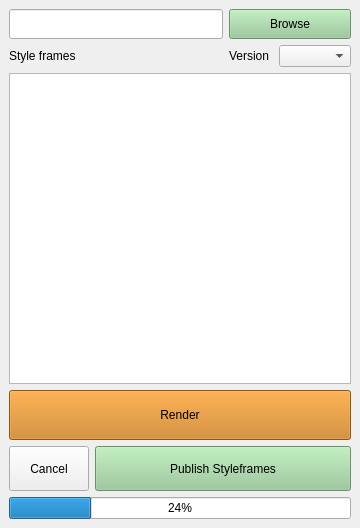
<?xml version="1.0" encoding="UTF-8"?>
<ui version="4.0">
 <class>styleFrameBuddyGUI</class>
 <widget class="QMainWindow" name="styleFrameBuddyGUI">
  <property name="enabled">
   <bool>true</bool>
  </property>
  <property name="geometry">
   <rect>
    <x>0</x>
    <y>0</y>
    <width>360</width>
    <height>528</height>
   </rect>
  </property>
  <property name="windowTitle">
   <string>MainWindow</string>
  </property>
  <property name="styleSheet">
   <string notr="true"/>
  </property>
  <widget class="QWidget" name="centralwidget">
   <property name="sizePolicy">
    <sizepolicy hsizetype="Preferred" vsizetype="Preferred">
     <horstretch>0</horstretch>
     <verstretch>0</verstretch>
    </sizepolicy>
   </property>
   <layout class="QGridLayout" name="gridLayout_2">
    <item row="2" column="0">
     <layout class="QHBoxLayout" name="mid_HBoxLayout">
      <item>
       <layout class="QGridLayout" name="midLeft_GridLayout">
        <item row="0" column="0">
         <widget class="QListWidget" name="styleFrameslistWidget"/>
        </item>
       </layout>
      </item>
     </layout>
    </item>
    <item row="3" column="0">
     <layout class="QVBoxLayout" name="bottom_VBoxLayout">
      <item>
       <widget class="QPushButton" name="renderButton">
        <property name="minimumSize">
         <size>
          <width>0</width>
          <height>50</height>
         </size>
        </property>
        <property name="styleSheet">
         <string notr="true">QPushButton{background-color: rgb(200, 120, 20);}</string>
        </property>
        <property name="text">
         <string>Render</string>
        </property>
       </widget>
      </item>
      <item>
       <layout class="QHBoxLayout" name="exportButton_HBoxLayout">
        <item>
         <widget class="QPushButton" name="cancel_Button">
          <property name="sizePolicy">
           <sizepolicy hsizetype="Maximum" vsizetype="Minimum">
            <horstretch>0</horstretch>
            <verstretch>0</verstretch>
           </sizepolicy>
          </property>
          <property name="minimumSize">
           <size>
            <width>0</width>
            <height>45</height>
           </size>
          </property>
          <property name="text">
           <string>Cancel</string>
          </property>
         </widget>
        </item>
        <item>
         <widget class="QPushButton" name="publishButton">
          <property name="sizePolicy">
           <sizepolicy hsizetype="Minimum" vsizetype="Minimum">
            <horstretch>0</horstretch>
            <verstretch>0</verstretch>
           </sizepolicy>
          </property>
          <property name="minimumSize">
           <size>
            <width>0</width>
            <height>45</height>
           </size>
          </property>
          <property name="styleSheet">
           <string notr="true">QPushButton{background-color: rgb(150, 200, 150);}</string>
          </property>
          <property name="text">
           <string>Publish Styleframes</string>
          </property>
         </widget>
        </item>
       </layout>
      </item>
     </layout>
    </item>
    <item row="0" column="0">
     <layout class="QGridLayout" name="top_GridLayout" columnstretch="0,0,0">
      <item row="1" column="0">
       <widget class="QLineEdit" name="savePathLineEdit">
        <property name="minimumSize">
         <size>
          <width>0</width>
          <height>30</height>
         </size>
        </property>
        <property name="text">
         <string/>
        </property>
       </widget>
      </item>
      <item row="1" column="1" colspan="2">
       <widget class="QPushButton" name="browseButton">
        <property name="minimumSize">
         <size>
          <width>0</width>
          <height>30</height>
         </size>
        </property>
        <property name="toolTip">
         <string>Choose texture output directory.</string>
        </property>
        <property name="styleSheet">
         <string notr="true">QPushButton{background-color: rgb(150, 200, 150);}</string>
        </property>
        <property name="text">
         <string>Browse</string>
        </property>
       </widget>
      </item>
      <item row="2" column="0">
       <widget class="QLabel" name="styleFrameLable">
        <property name="text">
         <string>Style frames</string>
        </property>
       </widget>
      </item>
      <item row="2" column="1">
       <widget class="QLabel" name="versionLable">
        <property name="text">
         <string>Version </string>
        </property>
       </widget>
      </item>
      <item row="2" column="2">
       <widget class="QComboBox" name="versionComboBox"/>
      </item>
     </layout>
    </item>
    <item row="4" column="0">
     <widget class="QProgressBar" name="progressBar">
      <property name="value">
       <number>24</number>
      </property>
     </widget>
    </item>
   </layout>
  </widget>
 </widget>
 <resources/>
 <connections/>
</ui>
